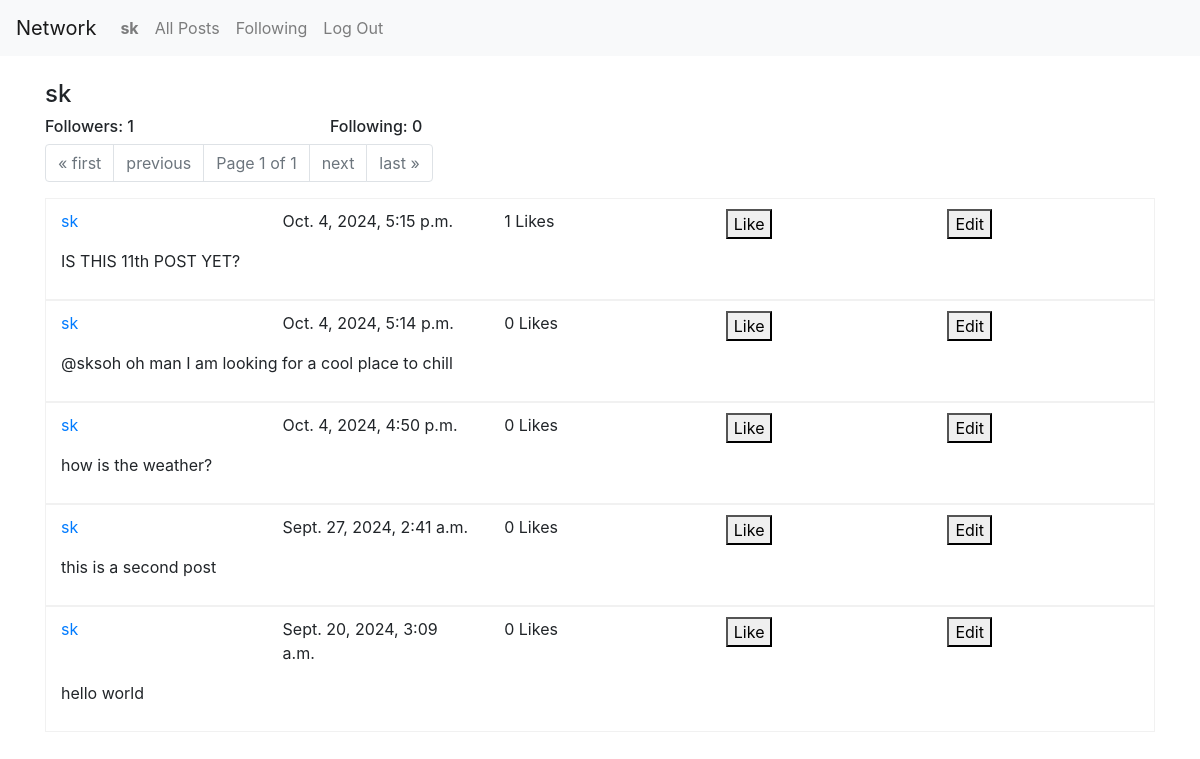
/profile/1 (signed in), run on the app's committed database.
### network/models.py (models this page shows, shortened)
class User(AbstractUser):
    pass

class Post(models.Model):
    author = models.ForeignKey(User, on_delete=models.CASCADE, related_name="user_author")
    content = models.CharField(max_length=128)
    date_time = models.DateTimeField(auto_now_add=True)
    likes = models.ManyToManyField(User, blank=True, related_name="posts_liked")

### network/views.py (the view)
# urls.py: path("profile/<int:id>", views.user_profile, name="user_profile"),
def user_profile(request, id):
    try:
        selected_user_data = User.objects.get(id=id)
        selected_user_all_post = Post.objects.filter(author=selected_user_data).order_by('date_time').reverse()
        paginator = Paginator(selected_user_all_post, 10) # Show 10 per page
        page_number = request.GET.get('page')
        page_obj = paginator.get_page(page_number)
    except User.DoesNotExist:
        selected_user_data = None
    try:
        single_row = Follow.objects.get(follower=request.user, following=selected_user_data)
        is_following = True
    except Follow.DoesNotExist:
        single_row = None
        is_following = False
    try:
        all_followers = Follow.objects.filter(following=selected_user_data)
        count_follows = len(all_followers)
    except Follow.DoesNotExist:
        count_follows = 0
    try:
        all_following = Follow.objects.filter(follower=selected_user_data)
        count_followings = len(all_following)
    except Follow.DoesNotExist:
        count_followings = 0
    return render(request, "network/profile.html", {
        'page_obj': page_obj,
        'is_following': is_following,
        'selected_user_data' : selected_user_data,
        'count_follows': count_follows,
        'count_followings': count_followings,
    })

### network/templates/network/profile.html (shortened to what this page needs)
{% extends "network/layout.html" %}
{% load static %}
{% block body %}
<div class="container">
    <br>
    <div class="row">
        <div class="col-3">
            <h4>{{ selected_user_data.username }}</h4>
        </div>
        <div class="col-3">
        </div>
    </div>
    <div class="row">
        <div class="col-3">
            <h6>Followers: {{ count_follows }} </h6>
        </div>
        <div class="col-3">
            <h6>Following: {{ count_followings }} </h6>
        </div>
    </div>
    <div>
        <nav aria-label="Page navigation">
            <ul class="pagination">
                {% if page_obj.has_previous %}
                    <li class="page-item"><a class="page-link" href="?page=1">&laquo; first</a></li>
                    <li class="page-item"><a class="page-link" href="?page={{ page_obj.previous_page_number }}">previous</a></li>
                {% else %}
                    <li class="page-item disabled"><a class="page-link" href="#">&laquo; first</a></li>
                    <li class="page-item disabled"><a class="page-link" href="#">previous</a></li>
                {% endif %}
                <li class="page-item disabled">
                    <span class="page-link">Page {{ page_obj.number }} of {{ page_obj.paginator.num_pages }}</span>
                </li>
                {% if page_obj.has_next %}
                    <li class="page-item"><a class="page-link" href="?page={{ page_obj.next_page_number }}">next</a></li>
                    <li class="page-item"><a class="page-link" href="?page={{ page_obj.paginator.num_pages }}">last &raquo;</a></li>
                {% else %}
                    <li class="page-item disabled"><a class="page-link" href="#">next</a></li>
                    <li class="page-item disabled"><a class="page-link" href="#">last &raquo;</a></li>
                {% endif %}
            </ul>
        </nav>
        <div>
            {% for post in page_obj.object_list %}
                <div class="container posts_div" style="border: 0.5px solid #d3d3d352; padding-top: 10px; padding-bottom: 10px;">
                    <div class="row">
                        <div class="col">
                            <a href="{% url 'user_profile' id=post.author.id %}">{{ post.author }}</a>
                        </div>
                        <div class="col">
                            <p>{{ post.date_time }}</p>
                        </div>
                        <div class="col">
                            <span id="like-count-{{ post.id }}">{{ post.likes.count }} Likes</span>
                        </div>
                        <div class="col">
                            <button class="like_buttons" type="submit" data-post-id="{{ post.id }}">
                                {% if user in post.likes.all %}
                                    Unlike
                                {% else %}
                                    Like
                                {% endif %}
                            </button>
                        </div>
                        <div class="col">
                            {% if user == post.author %}
                                <button class="edit_buttons" type="submit" data-post-id="{{ post.id }}">Edit</button>
                            {% endif %}
                        </div>
                    </div>
                    <div id="content-view-{{ post.id }}">
                        <p>{{ post.content }}</p>
                    </div>
                </div>
            {% endfor %}
        </div>
    </div>
</div>
{% endblock %}

### network/templates/network/layout.html (shortened to what this page needs)
{% load static %}
<!DOCTYPE html>
<html lang="en">
    <head>
        <link rel="stylesheet" href="https://stackpath.bootstrapcdn.com/bootstrap/4.4.1/css/bootstrap.min.css">
        <link href="{% static 'network/styles.css' %}" rel="stylesheet">
    </head>
    <body>
        <nav class="navbar navbar-expand-lg navbar-light bg-light">
            <a class="navbar-brand" href="{% url 'index' %}">Network</a>
            <div>
              <ul class="navbar-nav mr-auto">
                {% if user.is_authenticated %}
                    <li class="nav-item">
                        <a class="nav-link" href="{% url 'user_profile' id=user.id %}"><strong>{{ user.username }}</strong></a>
                    </li>
                {% endif %}
                <li class="nav-item">
                  <a class="nav-link" href="{% url 'index' %}">All Posts</a>
                </li>
                {% if user.is_authenticated %}
                    <li class="nav-item">
                        <a class="nav-link" href="{% url 'followings' %}">Following</a>
                    </li>
                    <li class="nav-item">
                        <a class="nav-link" href="{% url 'logout' %}">Log Out</a>
                    </li>
                {% endif %}
              </ul>
            </div>
          </nav>
        <div class="body">
            {% block body %}
            {% endblock %}
        </div>
    </body>
</html>

### data on the page
User: username "sk"
Post: author "sk", date_time "Oct. 4, 2024, 5:15 p.m.", likes.count "1", shows "Like", content "IS THIS 11th POST YET?"
Post: author "sk", date_time "Oct. 4, 2024, 5:14 p.m.", likes.count "0", shows "Like", content "@sksoh oh man I am looking for a cool place to chill"
Post: author "sk", date_time "Oct. 4, 2024, 4:50 p.m.", likes.count "0", shows "Like", content "how is the weather?"
Post: author "sk", date_time "Sept. 27, 2024, 2:41 a.m.", likes.count "0", shows "Like", content "this is a second post"
Post: author "sk", date_time "Sept. 20, 2024, 3:09 a.m.", likes.count "0", shows "Like", content "hello world"

### other printed values
{{ count_follows }} "1"
{{ count_followings }} "0"
{{ page_obj.number }} "1"
{{ page_obj.paginator.num_pages }} "1"
